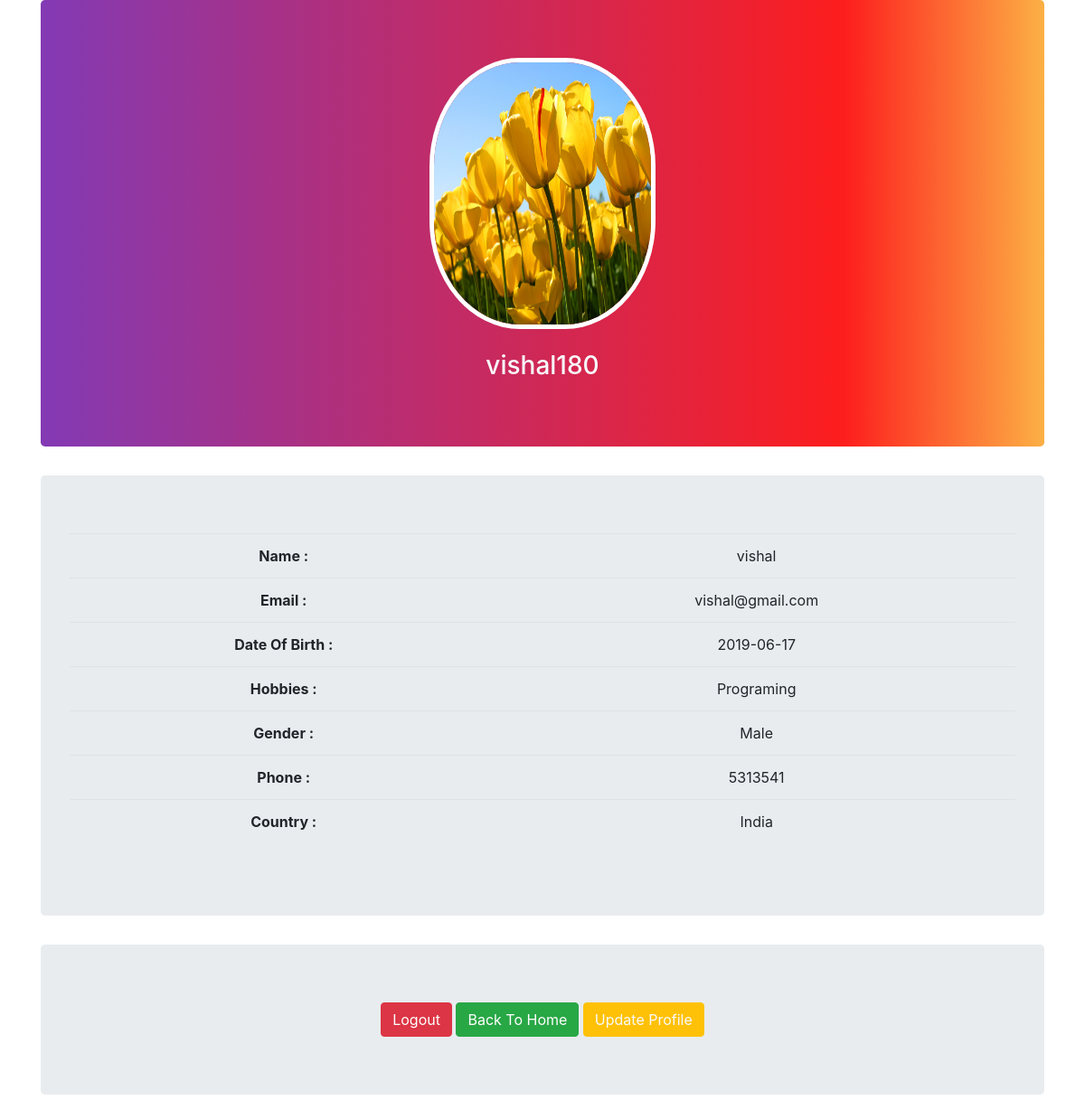
Page /profile.php (signed in) on the committed database.
### tables this page shows
CREATE TABLE `user` (
  `id` int(11) NOT NULL,
  `name` varchar(255) NOT NULL,
  `email` varchar(300) NOT NULL,
  `password` varchar(400) NOT NULL,
  `dob` varchar(100) NOT NULL,
  `hobbies` varchar(300) NOT NULL,
  `gender` varchar(255) NOT NULL,
  `phone` varchar(10) NOT NULL,
  `country` varchar(100) NOT NULL,
  `username` varchar(100) NOT NULL,
  `image` varchar(1000) NOT NULL
);

### profile.php (the view, shortened to what this page needs)
<?php
include_once "profile/profile_header.php";
$user = $_SESSION['user'];
$select_user = "SELECT * FROM user WHERE username='$user'";
$result_check_user = mysqli_query($con,$select_user);
$get_profile = mysqli_fetch_array($result_check_user);
?>
<div class="container">
    <div class="jumbotron top-banner">
        <div align="center">
            <img src="<?php echo $get_profile['image']; ?>" class="profile_pic" alt="">
        </div>
        <br>
        <div align="center" class="text-light">
            <h3><?php echo $get_profile['username']; ?></h3>
        </div>
    </div>
    <div class="jumbotron">
    <table class="table table-hover  text-center" align="center">
        <tr>
        <th>Name :</th>
        <td><?php echo $get_profile['name']; ?></td>
        </tr>
        <tr>
        <th>Email :</th>
        <td><?php echo $get_profile['email']; ?></td>
        </tr>
        <tr>
        <th>Date Of Birth :</th>
        <td><?php echo $get_profile['dob']; ?></td>
        </tr>
        <tr>
        <th>Hobbies :</th>
        <td><?php echo $get_profile['hobbies']; ?></td>
        </tr>
        <tr>
        <th>Gender :</th>
        <td><?php echo $get_profile['gender']; ?></td>
        </tr>
        <tr>
        <th>Phone :</th>
        <td><?php echo $get_profile['phone']; ?></td>
        </tr>
        <tr>
        <th>Country :</th>
        <td><?php echo $get_profile['country']; ?></td>
        </tr>
    </table>
    </div>
    <div class="jumbotron" align="center">
        <a href="logout.php" class="btn btn-danger">Logout</a>
        <a href="welcome.php" class="btn btn-success">Back To Home</a>
        <a href="update.php" class="btn btn-warning text-light">Update Profile</a>
    </div>
</div>

### css/profile.css (style rules this page uses)
.top-banner { background: linear-gradient(90deg, rgba(131,58,180,1) 0%, rgba(253,29,29,1) 80%, rgba(252,176,69,1) 100%); }
.profile_pic { width: 250px; height: 300px; border-radius: 40%; border: 5px solid white; }

### rows in the picture
user: image (picture), username "vishal180", name "vishal", email "vishal@gmail.com", dob "2019-06-17", hobbies "Programing", gender "Male", phone "5313541", country "India"
